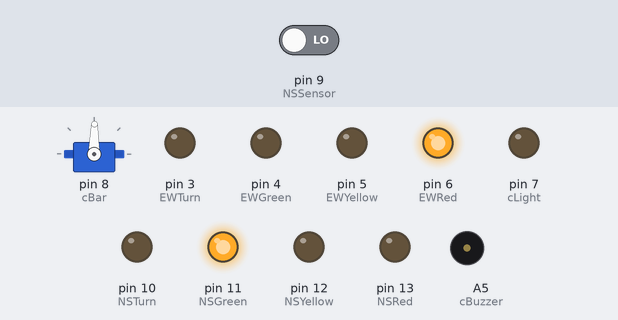
This sketch was run on a simulated Arduino Uno, built with avr-gcc and run on an emulated ATmega328P. Parts: servo, output pins drawn as LEDs (lit = HIGH), buzzer (waves = sounding). The inputs (shaded band) are chosen by the test bench; at power-on: pin 9 (NSSensor) LOW.

Above: at 2.8 s.
At 17.6 s:
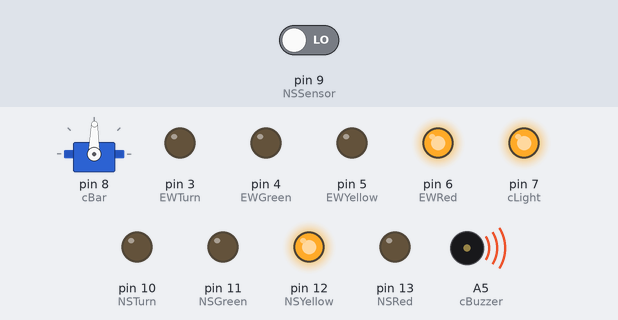
17.7 s: pin 9 (NSSensor) driven LOW
At 18.9 s:
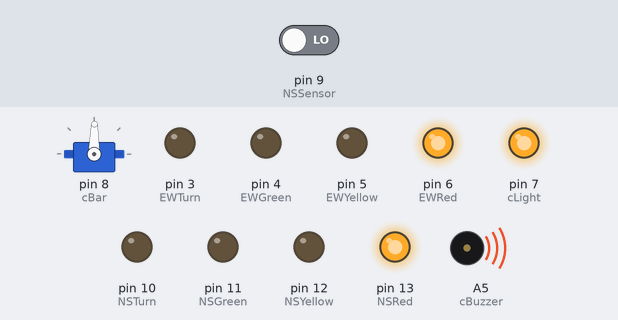
Timing chart, 0 to 44.6 s (numbered marks = the images above; inputs shaded):
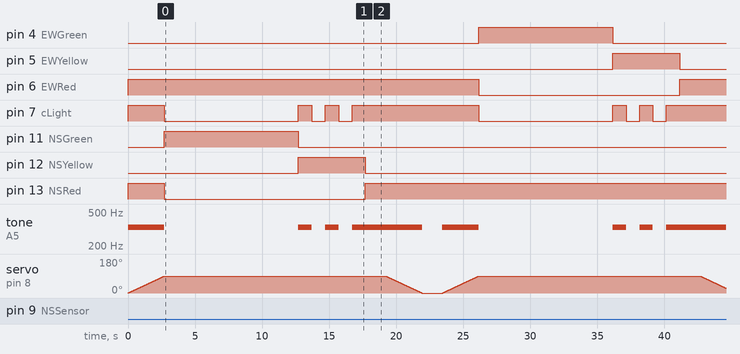

Measured:
- by itself, tone on A5 (cBuzzer): plays 330 Hz for 2.7 s, 330 Hz for 1.0 s, 330 Hz for 1.0 s, 330 Hz for 4.4 s

The sketch:

Stop_Light_Final_Short.ino
```cpp
#include <Servo.h>              //includes servo functions' library

int NSRed=13;                 //assigns NS hardware
int NSYellow=12;
int NSGreen=11;
int NSTurn=10;
int NSSensor=9;

int angle=0;                  //assigns cross bar hardware
Servo cBar;
int cLight=7;
int cBuzzer=A5;

int EWRed=6;                  //assigns EW hardware
int EWYellow=5;
int EWGreen=4;
int EWTurn=3;
int EWSensor=2;

void setup() {
  pinMode(NSRed, OUTPUT);
  pinMode(NSYellow, OUTPUT);
  pinMode(NSGreen, OUTPUT);
  pinMode(NSTurn, OUTPUT);
  pinMode(NSSensor, INPUT);

  cBar.attach(8);
  cBar.write(0);
  pinMode(cLight, OUTPUT);
  pinMode(cBuzzer, OUTPUT);
  noTone(cBuzzer);

  pinMode(EWRed, OUTPUT);
  pinMode(EWYellow, OUTPUT);
  pinMode(EWGreen, OUTPUT);
  pinMode(EWTurn, OUTPUT);
  pinMode(EWSensor, INPUT);
}

/*------------------------------------------------------------------------------------------------------------------------------------*/
//north-south left turn subfunction

  void NSLeftTurn(){
    digitalWrite(NSTurn, HIGH);
    delay(6000);
    digitalWrite(NSTurn, LOW);
    delay(1500);
  }
/*------------------------------------------------------------------------------------------------------------------------------------*/
//east-west left turn subfunction

  void EWLeftTurn(){
    digitalWrite(EWTurn, HIGH);
    delay(6000);
    digitalWrite(EWTurn, LOW);
    delay(1500);
  }
/*------------------------------------------------------------------------------------------------------------------------------------*/
//warning for cross bar down

  void cBarWarning(){
    digitalWrite(cLight, HIGH);                         //cross light flashes and buzzer sounds
    tone(cBuzzer, 330);                                 //330 Hz = frequency for e
    delay(1000);
    digitalWrite(cLight, LOW);
    noTone(cBuzzer);
    delay(1000);
    digitalWrite(cLight, HIGH);
    tone(cBuzzer, 330);
    delay(1000);
    digitalWrite(cLight, LOW);
    noTone(cBuzzer);
    delay(1000);
    digitalWrite(cLight, HIGH);
    tone(cBuzzer, 330);
    delay(1000);
  }
/*------------------------------------------------------------------------------------------------------------------------------------*/
//cross bar up subfuncion

  void cBarUp(){
    tone(cBuzzer, 330);
    for(angle=0; angle<90; angle+=1){                 //cross bar up, cross light off
    cBar.write(angle);
    delay(30);                          //should take ~ 2.7 seconds to go up
    }
    noTone(cBuzzer);
    digitalWrite(cLight, LOW);
  }
/*------------------------------------------------------------------------------------------------------------------------------------*/
//cross bar down subfunction

  void cBarDown(){
    for(angle=90; angle>=0; angle-=1){                //cross bar down
    cBar.write(angle);
    delay(30);                          //should take ~ 2.7 seconds to go down
    }
    noTone(cBuzzer);
  }

/*------------------------------------------------------------------------------------------------------------------------------------*/
//loop function

void loop() {
    digitalWrite(cLight, HIGH);                     //cross light & both reds on
    digitalWrite(EWRed, HIGH);
    digitalWrite(NSRed, HIGH);

  cBarUp();

    digitalWrite(NSRed, LOW);                       //NS red off, green on 10 sec, yellow on 5 sec, red on
    digitalWrite(NSGreen, HIGH);
    delay(10000);
    digitalWrite(NSGreen, LOW);
    digitalWrite(NSYellow, HIGH);

  cBarWarning();

    digitalWrite(NSYellow, LOW);
    digitalWrite(NSRed, HIGH);

    delay(1500);

  cBarDown();

  if(digitalRead(NSSensor) == HIGH){                //check NS sensor, NSLeftTurn subfunction
    NSLeftTurn();
    }
  else if(digitalRead(NSSensor) == LOW){
    digitalWrite(NSTurn, LOW);
    delay(1500);
  }

  cBarUp();

    digitalWrite(EWRed, LOW);                       //EW red off, green on 10 sec, yellow on 5 sec, red on
    digitalWrite(EWGreen, HIGH);
    delay(10000);
    digitalWrite(EWGreen, LOW);
    digitalWrite(EWYellow, HIGH);

  cBarWarning();

    digitalWrite(EWYellow, LOW);
    digitalWrite(EWRed, HIGH);

    delay(1500);

  cBarDown();

  if(digitalRead(EWSensor) == HIGH){              //check EW sensor, if needed light on 4 sec
    EWLeftTurn();
  }
  else if(digitalRead(EWSensor) == LOW){
    digitalWrite(EWTurn, LOW);
    delay(1500);
  }
}
```
